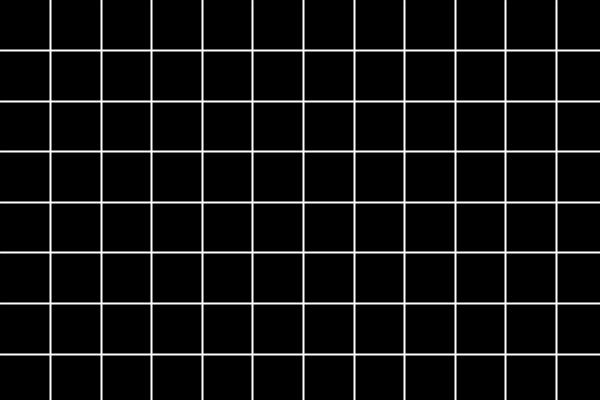
Frame 1 (no input)
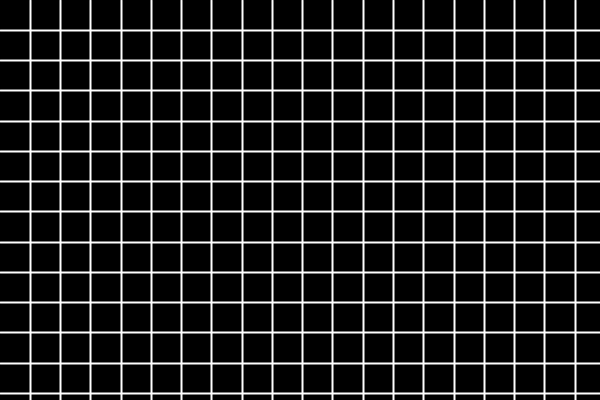
Frame 60 (the mouse pressed at the canvas centre just before this capture)
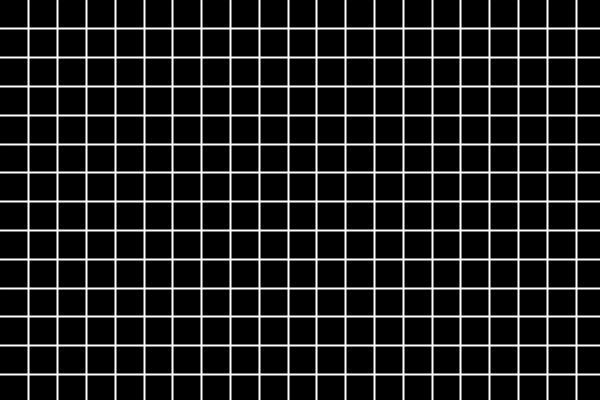
Frame 120 (the mouse held since frame 60 and released just before this capture)

The Processing sketch that drew these frames (run headless with seeded random() and noise(); from frame 60 on, the mouse is pressed at the canvas centre):

// Processing sketch: N_LoopWhile
// ── N_LoopWhile.pde
float x = 0; //<>//
float y = 0;

float spacing = 50;

void setup () {
  size(600, 400);
}

void draw() {
  spacing += random(-2,2); // Only for visual effect
  background(0);

  stroke(255);
  strokeWeight(2);

  x = 0;
  while (x < width) { // Loop for draw vertical lines
    x += spacing;
    line(x, 0, x, height);
  }

  y = 0;
  while (y < height) { // Loop for draw horizontal lines
    y += spacing;
    line(0, y, width, y);
  }
}
